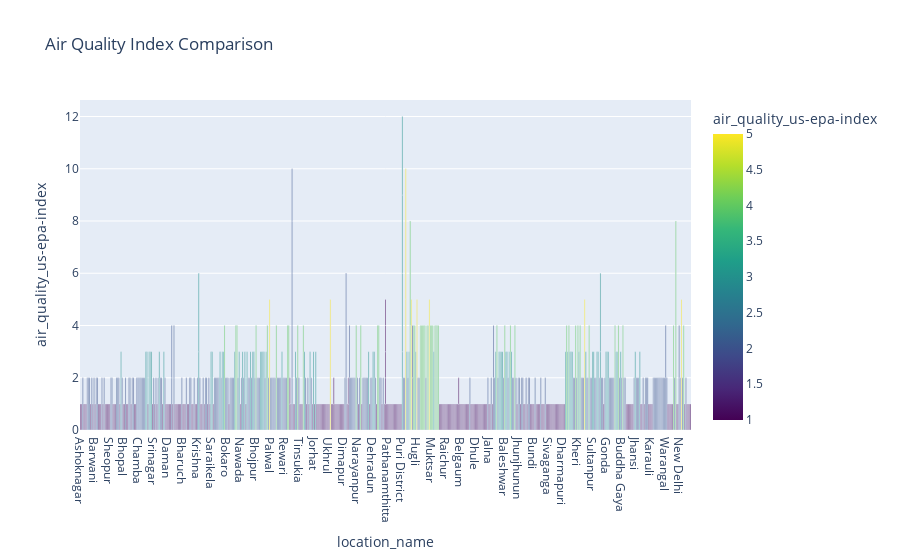

Notebook code for this chart:
### Markdown cell above
## Visualization

### Code cell
# Air Quality
fig5 = px.bar(weather_data, x="location_name", y="air_quality_us-epa-index", 
              title="Air Quality Index Comparison",
              color="air_quality_us-epa-index", 
              color_continuous_scale="Viridis" 
             )
fig5.show()

### Figure 1 — Plotly figure (JSON) as saved in the notebook; plotly's stock layout.template omitted (floating-point values rounded to 4 significant figures; data arrays with more than 128 entries replaced by an {"elided": "..."} marker saying what was removed)
{"data": [{"alignmentgroup": "True", "hovertemplate": "location_name=%{x}<br>air_quality_us-epa-index=%{marker.color}<extra></extra>", "legendgroup": "", "marker": {"color": {"elided": "572 int values"}, "coloraxis": "coloraxis", "pattern": {"shape": ""}}, "name": "", "offsetgroup": "", "orientation": "v", "showlegend": false, "textposition": "auto", "type": "bar", "x": {"elided": "572 str values"}, "xaxis": "x", "y": {"elided": "572 int values"}, "yaxis": "y"}], "layout": {"autosize": true, "barmode": "relative", "coloraxis": {"colorbar": {"title": {"text": "air_quality_us-epa-index"}}, "colorscale": [[0, "#440154"], [0.1111, "#482878"], [0.2222, "#3e4989"], [0.3333, "#31688e"], [0.4444, "#26828e"], [0.5556, "#1f9e89"], [0.6667, "#35b779"], [0.7778, "#6ece58"], [0.8889, "#b5de2b"], [1, "#fde725"]]}, "legend": {"tracegroupgap": 0}, "title": {"text": "Air Quality Index Comparison"}, "xaxis": {"anchor": "y", "autorange": true, "domain": [0, 1], "range": [-0.5, 542.5], "title": {"text": "location_name"}, "type": "category"}, "yaxis": {"anchor": "x", "autorange": true, "domain": [0, 1], "range": [0, 12.63], "title": {"text": "air_quality_us-epa-index"}, "type": "linear"}}}
